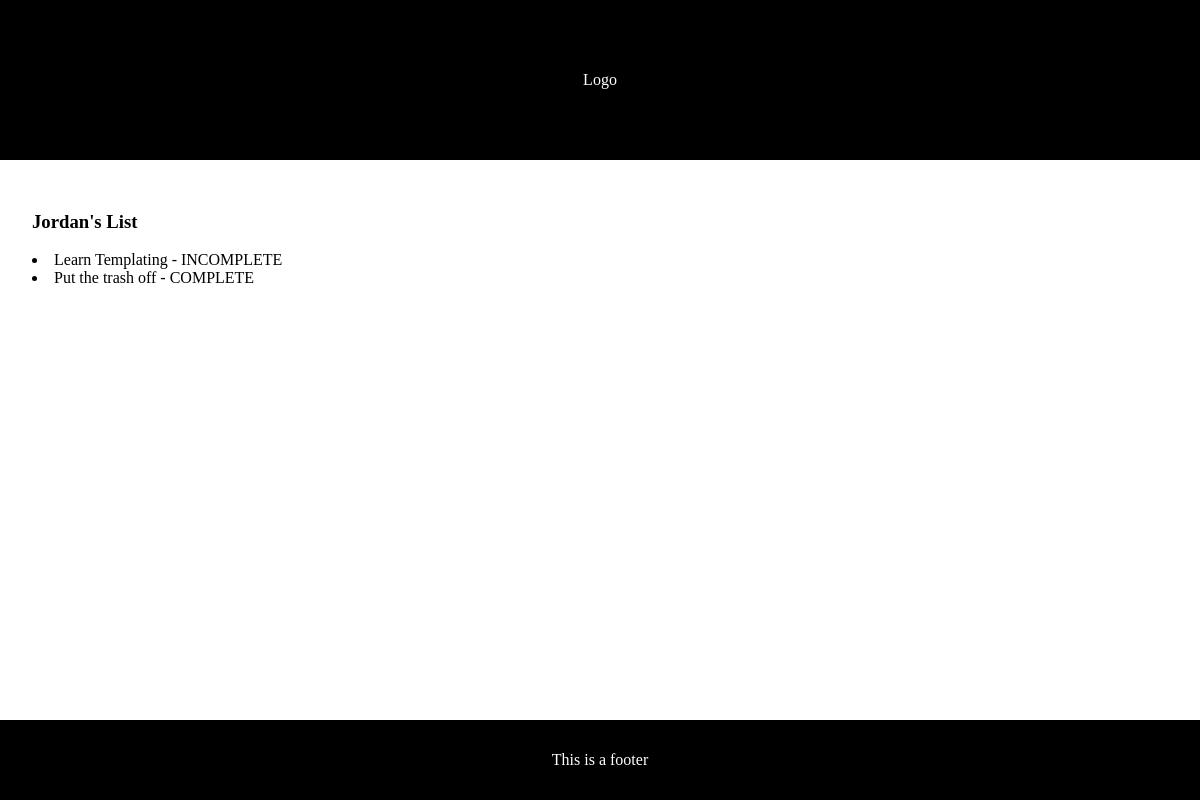
The page /1 on the database its author committed.
### main/models.py (models this page shows, shortened)
class TodoList(models.Model):
  name = models.CharField(max_length=200)
  def __str__(self):
    return self.name

class Item(models.Model):
  todoList = models.ForeignKey(TodoList, on_delete=models.CASCADE)
  text = models.CharField(max_length=300)
  complete = models.BooleanField()

### main/views.py (the view)
# urls.py: path("<int:id>", views.lists, name="lists"),
def lists(request, id):
    todo_list = TodoList.objects.get(id=id)
    print(todo_list)
    items = todo_list.item_set.all()
    items_text = ",</br> ".join([item.text for item in items])
    context = {
        "list_name": todo_list.name,
        "items_text": items_text
    }
    return render(request, "main/lists.html", {"lists": todo_list})

### main/templates/main/lists.html (shortened to what this page needs)
{% extends 'main/base.html' %}
{% block content %}
<section>
  <main>
    <h1>{{ lists.name }}</h1>
    {% for item in lists.item_set.all %}
      {% if item.complete == True %}
        <li class="c">{{ item.text }} - COMPLETE</li>
      {% else %}
        <li class="in">{{ item.text }} - INCOMPLETE</li>
      {% endif %}
    {% endfor %}
  </main>
</section>
{% endblock %}

### main/static/styles.css (style rules this page uses)
.c { color: 'green'; }
.in { color: 'red' !important; }

### main/templates/main/base.html (style rules this page uses)
body { padding: 0; margin: 0; box-sizing: border-box; width: 100dvw; }
section { height: 70dvh; background: "grey"; }
main { padding: 1rem; }
.c { color: 'green'; }
.in { color: 'red'; }

### main/templates/main/lists.html (style rules this page uses)
.c { color: 'green'; }
.in { color: 'red' !important; }

### rows shown on the page
TodoList: name "Jordan's List"
Item: text "Learn Templating"
Item: text "Put the trash off"
